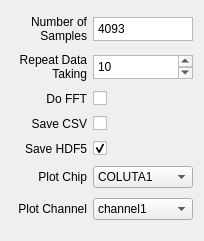
     <widget class="QWidget" name="gridLayoutWidget_19">
      <property name="geometry">
       <rect>
        <x>613</x>
        <y>30</y>
        <width>204</width>
        <height>241</height>
       </rect>
      </property>
      <layout class="QGridLayout" name="gridLayout_2">
       <item row="0" column="1">
        <widget class="QPlainTextEdit" name="nSamplesBox">
         <property name="enabled">
          <bool>true</bool>
         </property>
         <property name="maximumSize">
          <size>
           <width>100</width>
           <height>24</height>
          </size>
         </property>
         <property name="accessibleName">
          <string>0</string>
         </property>
         <property name="verticalScrollBarPolicy">
          <enum>Qt::ScrollBarAlwaysOff</enum>
         </property>
         <property name="horizontalScrollBarPolicy">
          <enum>Qt::ScrollBarAlwaysOff</enum>
         </property>
         <property name="plainText">
          <string>4093</string>
         </property>
        </widget>
       </item>
       <item row="2" column="1">
        <widget class="QCheckBox" name="doFFTBox">
         <property name="text">
          <string/>
         </property>
         <property name="checked">
          <bool>false</bool>
         </property>
        </widget>
       </item>
       <item row="3" column="1">
        <widget class="QCheckBox" name="saveCSVBox">
         <property name="text">
          <string/>
         </property>
        </widget>
       </item>
       <item row="5" column="0">
        <widget class="QLabel" name="plotChipLabel">
         <property name="text">
          <string>Plot Chip</string>
         </property>
         <property name="alignment">
          <set>Qt::AlignRight|Qt::AlignTrailing|Qt::AlignVCenter</set>
         </property>
        </widget>
       </item>
       <item row="5" column="1">
        <widget class="QComboBox" name="plotChipBox">
         <item>
          <property name="text">
           <string>COLUTA1</string>
          </property>
         </item>
         <item>
          <property name="text">
           <string>COLUTA2</string>
          </property>
         </item>
        </widget>
       </item>
       <item row="0" column="0">
        <widget class="QLabel" name="nSamplesLabel">
         <property name="maximumSize">
          <size>
           <width>100</width>
           <height>48</height>
          </size>
         </property>
         <property name="text">
          <string>Number of 
Samples</string>
         </property>
         <property name="alignment">
          <set>Qt::AlignRight|Qt::AlignTrailing|Qt::AlignVCenter</set>
         </property>
        </widget>
       </item>
       <item row="3" column="0">
        <widget class="QLabel" name="saveCSVLabel">
         <property name="text">
          <string>Save CSV</string>
         </property>
         <property name="alignment">
          <set>Qt::AlignRight|Qt::AlignTrailing|Qt::AlignVCenter</set>
         </property>
        </widget>
       </item>
       <item row="6" column="0">
        <widget class="QLabel" name="plotChannelLabel">
         <property name="text">
          <string>Plot Channel</string>
         </property>
         <property name="alignment">
          <set>Qt::AlignRight|Qt::AlignTrailing|Qt::AlignVCenter</set>
         </property>
        </widget>
       </item>
       <item row="2" column="0">
        <widget class="QLabel" name="doFFTLabel">
         <property name="text">
          <string>Do FFT</string>
         </property>
         <property name="alignment">
          <set>Qt::AlignRight|Qt::AlignTrailing|Qt::AlignVCenter</set>
         </property>
        </widget>
       </item>
       <item row="6" column="1">
        <widget class="QComboBox" name="plotChannelBox">
         <property name="currentIndex">
          <number>1</number>
         </property>
         <item>
          <property name="text">
           <string>frame</string>
          </property>
         </item>
         <item>
          <property name="text">
           <string>channel1</string>
          </property>
         </item>
         <item>
          <property name="text">
           <string>channel2</string>
          </property>
         </item>
        </widget>
       </item>
       <item row="4" column="0">
        <widget class="QLabel" name="saveHDF5Label">
         <property name="text">
          <string>Save HDF5</string>
         </property>
         <property name="alignment">
          <set>Qt::AlignRight|Qt::AlignTrailing|Qt::AlignVCenter</set>
         </property>
        </widget>
       </item>
       <item row="4" column="1">
        <widget class="QCheckBox" name="saveHDF5Box">
         <property name="text">
          <string/>
         </property>
         <property name="checked">
          <bool>true</bool>
         </property>
        </widget>
       </item>
       <item row="1" column="1">
        <widget class="QPlainTextEdit" name="repeatDataBox">
         <property name="minimumSize">
          <size>
           <width>100</width>
           <height>24</height>
          </size>
         </property>
         <property name="maximumSize">
          <size>
           <width>100</width>
           <height>24</height>
          </size>
         </property>
         <property name="plainText">
          <string>10</string>
         </property>
        </widget>
       </item>
       <item row="1" column="0">
        <widget class="QLabel" name="repeatDataLabel">
         <property name="text">
          <string>Repeat Data
Taking</string>
         </property>
         <property name="alignment">
          <set>Qt::AlignRight|Qt::AlignTrailing|Qt::AlignVCenter</set>
         </property>
        </widget>
       </item>
      </layout>
     </widget>
